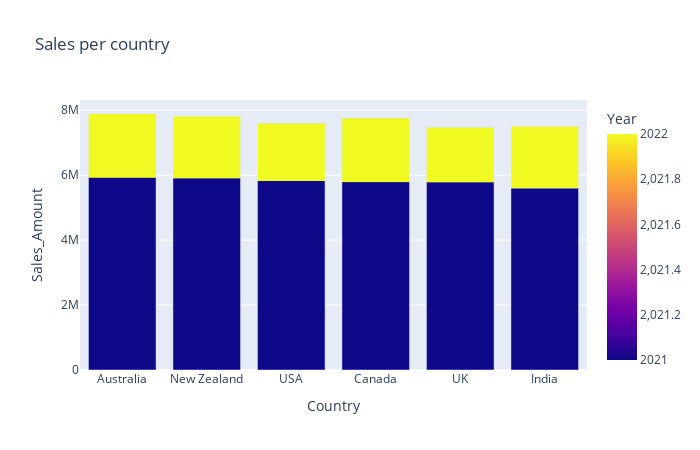

The notebook cell this image was saved under:
### Code cell
fig = px.bar(
    sales_country,
    x="Country",
    y="Sales_Amount",
    color="Year",
    barmode="group",
    title="Sales per country"
)
fig.update_layout(
    width=700, 
    height=450,
    xaxis_title="Country",
    yaxis_title="Sales_Amount"
    
)
fig.show()

### Figure 1 — Plotly figure (JSON) as saved in the notebook; plotly's stock layout.template omitted (floating-point values rounded to 4 significant figures)
{"data": [{"alignmentgroup": "True", "hovertemplate": "Country=%{x}<br>Sales_Amount=%{y}<br>Year=%{marker.color}<extra></extra>", "legendgroup": "", "marker": {"color": [2021, 2021, 2021, 2021, 2021, 2021, 2022, 2022, 2022, 2022, 2022, 2022], "coloraxis": "coloraxis", "pattern": {"shape": ""}}, "name": "", "offsetgroup": "", "orientation": "v", "showlegend": false, "textposition": "auto", "type": "bar", "x": ["Australia", "New Zealand", "USA", "Canada", "UK", "India", "Canada", "Australia", "India", "New Zealand", "USA", "UK"], "xaxis": "x", "y": [5935643, 5911283, 5832176, 5798030, 5790743, 5600217, 1963521, 1959454, 1907493, 1904672, 1786813, 1696842], "yaxis": "y"}], "layout": {"barmode": "group", "coloraxis": {"colorbar": {"title": {"text": "Year"}}, "colorscale": [[0, "#0d0887"], [0.1111, "#46039f"], [0.2222, "#7201a8"], [0.3333, "#9c179e"], [0.4444, "#bd3786"], [0.5556, "#d8576b"], [0.6667, "#ed7953"], [0.7778, "#fb9f3a"], [0.8889, "#fdca26"], [1, "#f0f921"]]}, "height": 450, "legend": {"tracegroupgap": 0}, "title": {"text": "Sales per country"}, "width": 700, "xaxis": {"anchor": "y", "autorange": true, "domain": [0, 1], "range": [-0.5, 5.5], "title": {"text": "Country"}, "type": "category"}, "yaxis": {"anchor": "x", "autorange": true, "domain": [0, 1], "range": [0, 8311000.0], "title": {"text": "Sales_Amount"}, "type": "linear"}}}
